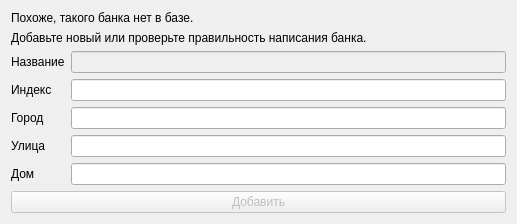
<?xml version="1.0" encoding="UTF-8"?>
<ui version="4.0">
 <class>bank</class>
 <widget class="QDialog" name="bank">
  <property name="geometry">
   <rect>
    <x>0</x>
    <y>0</y>
    <width>517</width>
    <height>223</height>
   </rect>
  </property>
  <property name="windowTitle">
   <string>Dialog</string>
  </property>
  <layout class="QVBoxLayout" name="verticalLayout_4">
   <item>
    <layout class="QVBoxLayout" name="verticalLayout">
     <item>
      <widget class="QLabel" name="label_6">
       <property name="text">
        <string>Похоже, такого банка нет в базе.</string>
       </property>
      </widget>
     </item>
     <item>
      <widget class="QLabel" name="label_7">
       <property name="text">
        <string>Добавьте новый или проверьте правильность написания банка.</string>
       </property>
      </widget>
     </item>
    </layout>
   </item>
   <item>
    <layout class="QHBoxLayout" name="horizontalLayout">
     <item>
      <layout class="QVBoxLayout" name="verticalLayout_2">
       <item>
        <widget class="QLabel" name="label">
         <property name="text">
          <string>Название</string>
         </property>
        </widget>
       </item>
       <item>
        <widget class="QLabel" name="label_2">
         <property name="text">
          <string>Индекс</string>
         </property>
        </widget>
       </item>
       <item>
        <widget class="QLabel" name="label_3">
         <property name="text">
          <string>Город</string>
         </property>
        </widget>
       </item>
       <item>
        <widget class="QLabel" name="label_4">
         <property name="text">
          <string>Улица</string>
         </property>
        </widget>
       </item>
       <item>
        <widget class="QLabel" name="label_5">
         <property name="text">
          <string>Дом</string>
         </property>
        </widget>
       </item>
      </layout>
     </item>
     <item>
      <layout class="QVBoxLayout" name="verticalLayout_3">
       <item>
        <widget class="QLineEdit" name="name">
         <property name="enabled">
          <bool>false</bool>
         </property>
        </widget>
       </item>
       <item>
        <widget class="QLineEdit" name="index"/>
       </item>
       <item>
        <widget class="QLineEdit" name="city"/>
       </item>
       <item>
        <widget class="QLineEdit" name="street"/>
       </item>
       <item>
        <widget class="QLineEdit" name="building"/>
       </item>
      </layout>
     </item>
    </layout>
   </item>
   <item>
    <widget class="QPushButton" name="pushButton">
     <property name="enabled">
      <bool>false</bool>
     </property>
     <property name="text">
      <string>Добавить</string>
     </property>
    </widget>
   </item>
  </layout>
 </widget>
 <resources/>
 <connections/>
</ui>
